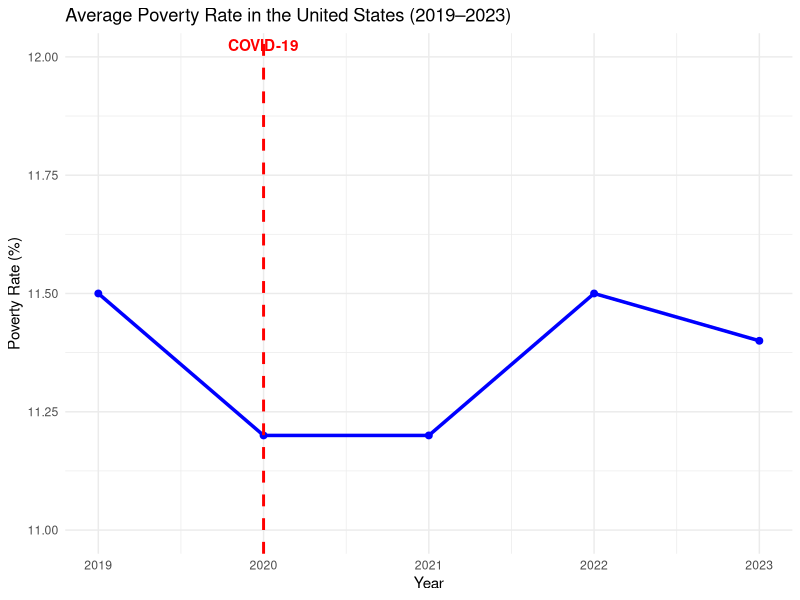
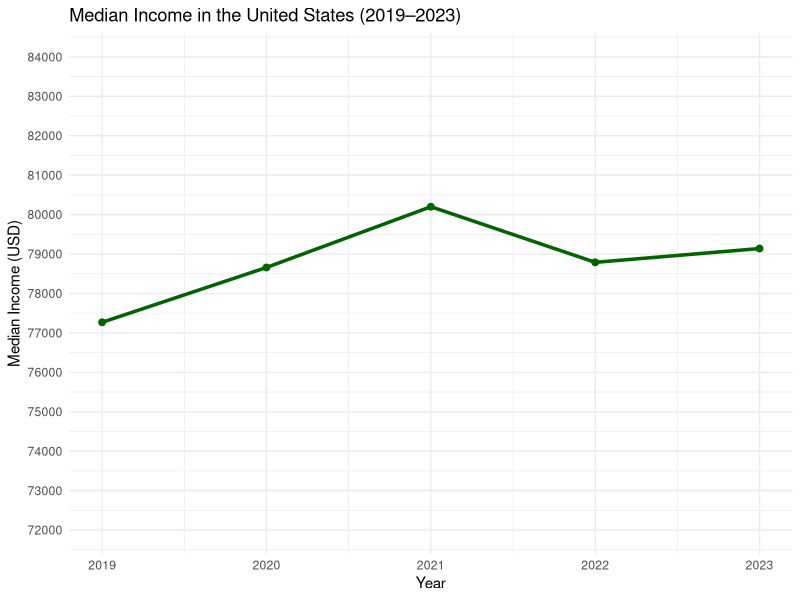

Write the R code that produced these figures, in order.
###Line plot for COVID-19

# Load required libraries
library(ggplot2)
library(dplyr)
library(readr)

# Read the dataset
data <- read_csv("long_new_dataset.csv")

# Filter for United States data and years 2019-2023
us_data <- data %>%
  filter(State == "United States", year %in% 2019:2023) %>%
  mutate(poverty = as.numeric(`Percent in poverty`))

# Poverty Rate Line Plot
ggplot(us_data, aes(x = year, y = poverty)) +
  geom_line(color = "blue", size = 1.2) +
  geom_point(color = "blue", size = 2) +
  geom_vline(xintercept = 2020, linetype = "dashed", color = "red", size = 1) +
  annotate("text", x = 2020, y = 12, label = "COVID-19", color = "red", vjust = -0.5, fontface = "bold") +
  labs(title = "Average Poverty Rate in the United States (2019–2023)",
       x = "Year",
       y = "Poverty Rate (%)") +
  ylim(11, 12) +
  theme_minimal()

# Read the dataset
library(readr)
merged_data <- read_csv("new_data_set111/merged_data.csv")

##now we do the line plot for median income 
# Load required libraries
library(ggplot2)
library(dplyr)
library(readr)

##Filter for tehe US and the years 2019-2023
us_income_data <- merged_data %>%
  filter(State == "United States", year %in% 2019:2023)

# Median Income Line Plot
ggplot(us_income_data, aes(x = year, y = Median_Income)) +
  geom_line(color = "darkgreen", size = 1.2) +
  geom_point(color = "darkgreen", size = 2) +
  labs(title = "Median Income in the United States (2019–2023)",
       x = "Year",
       y = "Median Income (USD)") +
  scale_y_continuous(limits = c(72000, 84000), breaks = seq(72000, 84000, by = 1000)) +
  theme_minimal()